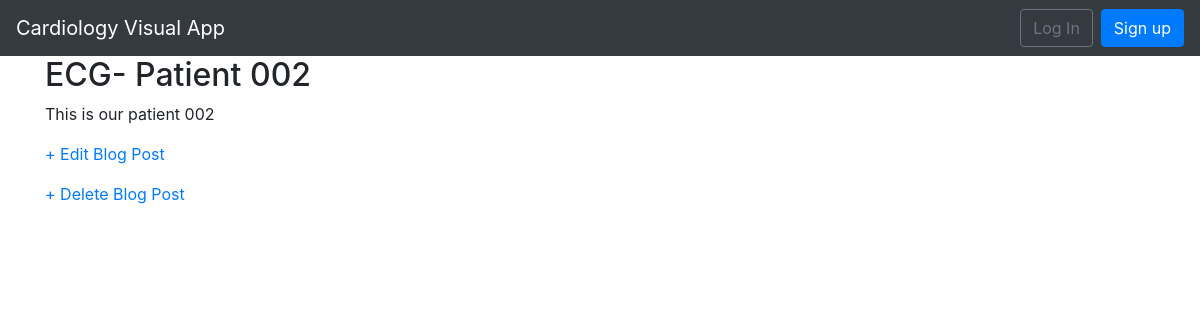
The app's page /post/2/, older data.
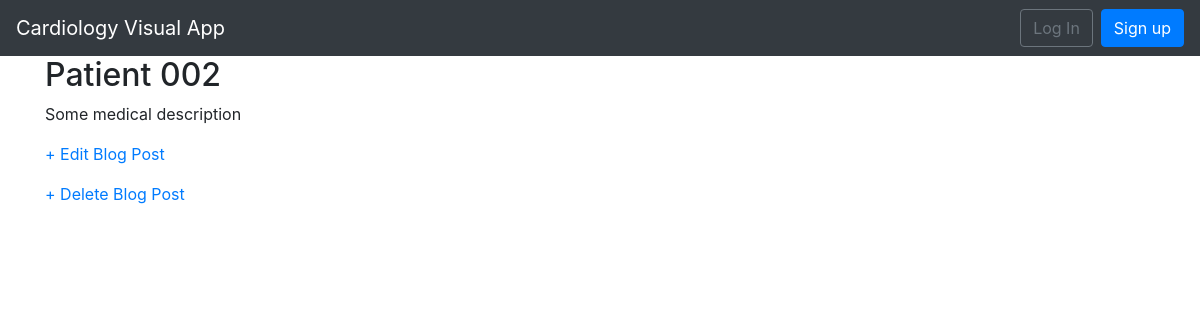
The same page, newer data.
### blog/models.py (models this page shows, shortened)
class Post(models.Model):
    title = models.CharField(max_length=200)
    author = models.ForeignKey(
        'auth.User',
        on_delete=models.CASCADE,
    )
    body = models.TextField()

### blog/views.py (the view)
# urls.py: path('post/<int:pk>/', BlogDetailView.as_view(), name='post_detail'),
class BlogDetailView(DetailView):
    model = Post
    template_name = 'post_detail.html'

### templates/post_detail.html
{% extends 'base.html' %}
{% block content %}
    <div class="post-entry">
        <h2>{{ object.title }}</h2>
        <p>{{ object.body }}</p>
    </div>
    <p><a href="{% url 'post_edit' post.pk %}">+ Edit Blog Post</a></p>
    <p><a href="{% url 'post_delete' post.pk %}">+ Delete Blog Post</a></p>
{% endblock content %}

Row changes from the older to the newer data that the page shows:
changed Post: title "ECG- Patient 002" → "Patient 002"; body "This is our patient 002" → "Some medical description"
